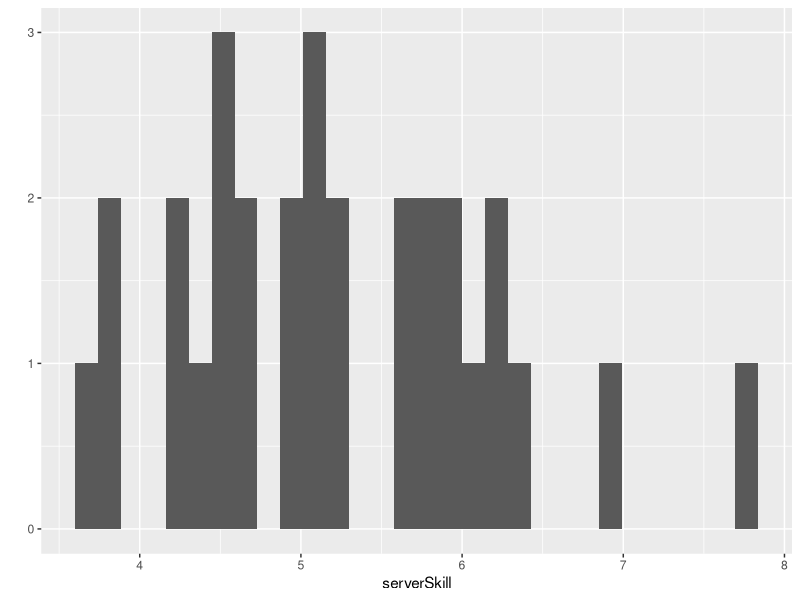
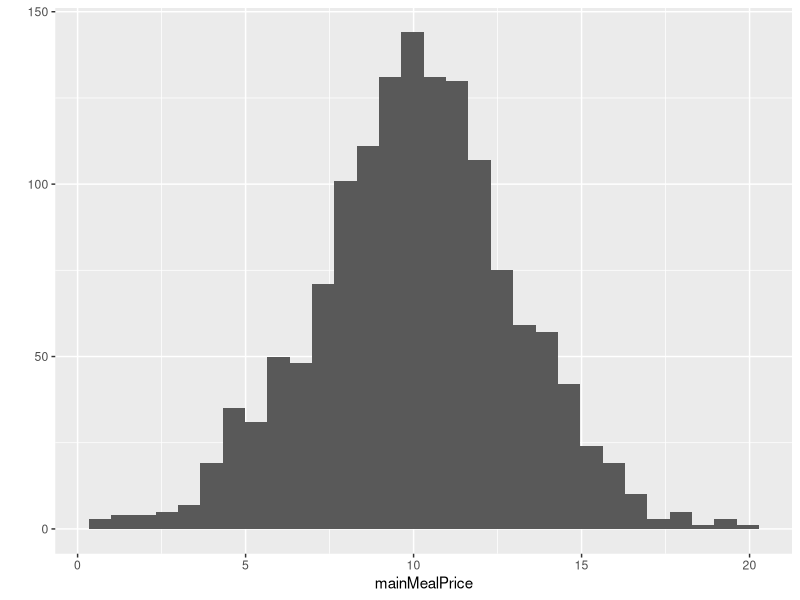
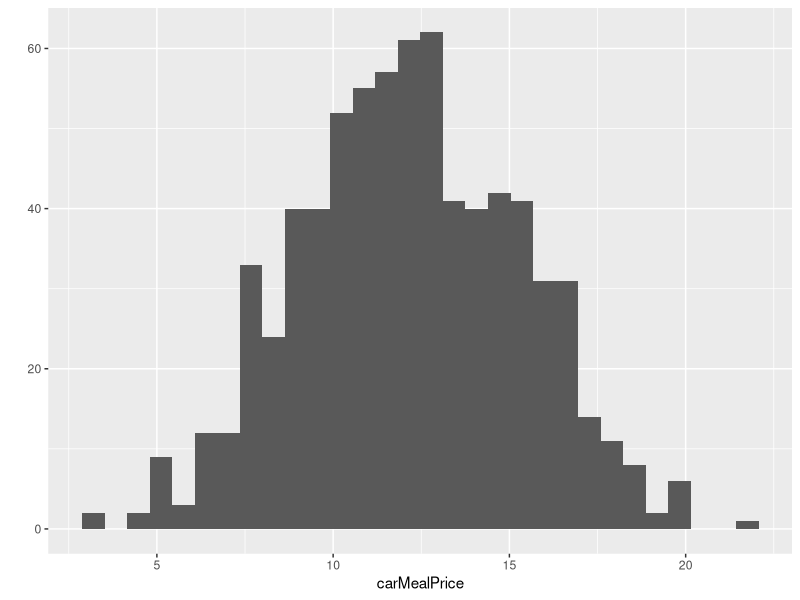

Here is the R script that generated these plots, in order: (Note: this script raises an error after producing the figures.)
library("ggplot2")
library("dplyr")

serverNumber = 30
serverSkill = rnorm(serverNumber) + 5 # Generates an array of normal distribution values 
qplot(serverSkill)

mainEPM = 2 # Main entrance per minute
carEPM = 1 # Car entrance per minute
simulationMinutes = 720 # 720 minutes = 12 hours
mainEntry = rpois(simulationMinutes, mainEPM)
carEntry = rpois(simulationMinutes, carEPM)

mainMealPrice = round(rnorm(sum(mainEntry)) * 3 + 10,2) 
carMealPrice = round(rnorm(sum(carEntry)) * 3 + 12,2) 

qplot(mainMealPrice)
qplot(carMealPrice)

dflogs <- data.frame () # Dataframe to track queues
mainQueue = 0
carQueue = 0
sales = 0
salaries = 0
profits = 0

dfmain <- data.frame () # Dataframe to track main queue
dfcar <- data.frame () # Dataframe to track car queue
mainClientNumber = 1
carClientNumber = 1


for(t in 1:simulationMinutes){
  
  if(mainEntry[t] != 0){
    for(i in 1:mainEntry[t]){
      dfmain <- rbind(dfmain, c(mainClientNumber, mainMealPrice[mainClientNumber], 'Ordering', t, '', ''))
      mainClientNumber <- mainClientNumber + 1
      carClientNumber <- carClientNumber + 1
    }
  }
  
  mainQueue <- mainQueue + mainEntry[t]
  carQueue <- carQueue + carEntry[t]
  
  profits <- sales - salaries 
  
  dflogs <- rbind(dflogs, c(t, mainQueue, carQueue, sales, salaries, profits))
}

colnames(dflogs) <- c('Minute','Main Queue', 'Car Queue', 'Sales', 'Salaries', 'Profits')
colnames(dfmain) <- c('Client Number','Meal Price', 'State', "Entry Time", "Order Time", "Served Time")
colnames(dfcar) <- c('Client Number','Meal Price', 'State', "Entry Time", "Order Time", "Served Time")

print(sum(mainEntry))
